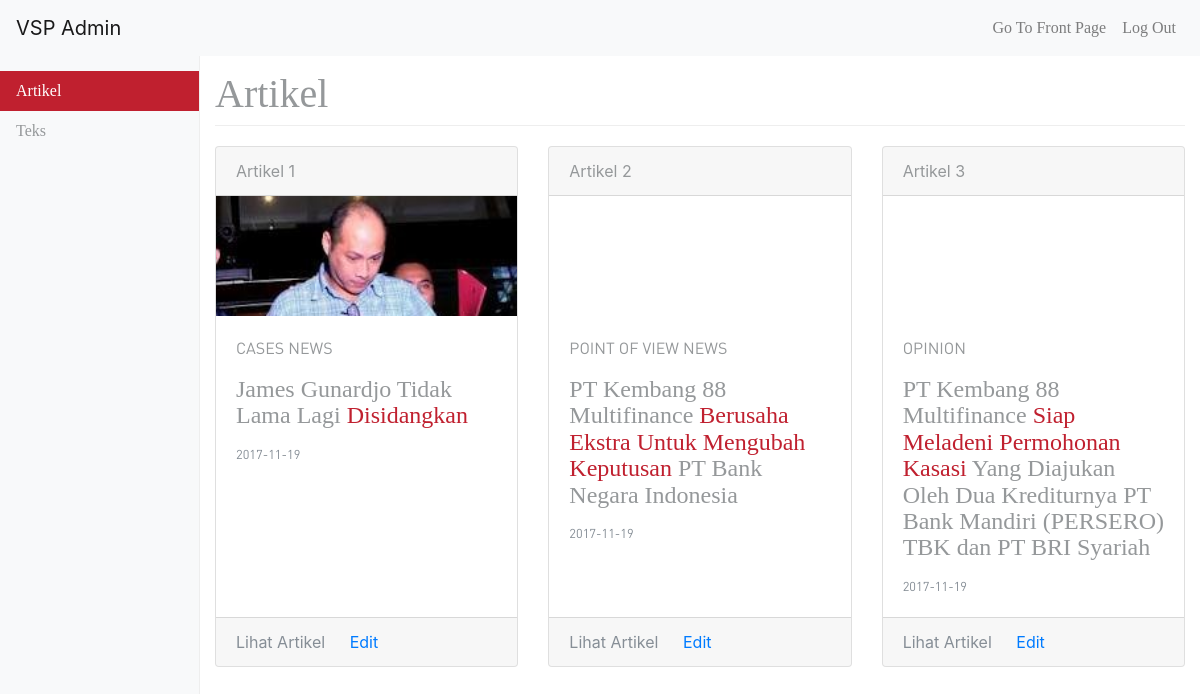
/admin/admin_artikel.php (signed in), run on an earlier commit of the app's database.
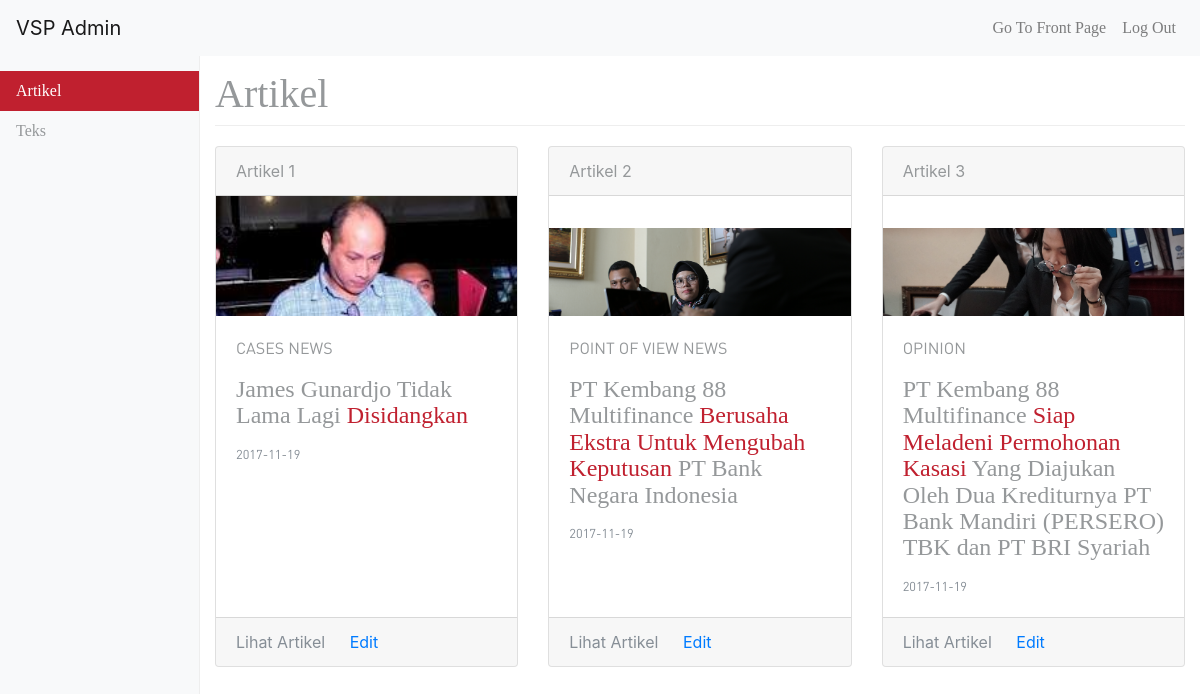
And on a later commit of the database.
### tables this page shows
CREATE TABLE `news` (
  `id_news` int(11) NOT NULL,
  `id_kategori` int(11) NOT NULL,
  `judul` varchar(255) NOT NULL,
  `header` mediumtext NOT NULL,
  `kolom1` mediumtext NOT NULL,
  `kolom2` mediumtext NOT NULL,
  `gambar` varchar(50) NOT NULL,
  `nomor` int(1) NOT NULL,
  `tgl_buat` date NOT NULL
);

CREATE TABLE `kategori` (
  `id_kategori` int(11) NOT NULL,
  `nama` varchar(25) NOT NULL
);

### admin/admin_artikel.php (the view, shortened to what this page needs)
<?php
include ("../session.php");
$query = "SELECT news.*, kategori.nama FROM news JOIN kategori ON news.id_kategori = kategori.id_kategori ORDER BY news.nomor ASC";
$news = mysqli_query($db, $query);
?>
<!DOCTYPE html>
<html lang="en">
<head>
    <link rel="stylesheet" href="../assets/css/bootstrap.min.css">
    <link rel="stylesheet" href="../assets/css/style.css">
    <link rel="stylesheet" href="../assets/css/admin.css">
</head>
<body>
    <header>
      <nav class="navbar navbar-expand-md navbar-light fixed-top bg-light">
        <a class="navbar-brand" href="#">VSP Admin</a>
        <div class="collapse navbar-collapse" id="navbarsExampleDefault">
          <ul class="navbar-nav ml-auto">
              <li class="nav-item">
                  <a href="../index.php" class="nav-link">Go To Front Page</a>
              </li>
            <li class="nav-item">
              <a class="nav-link" href="logout.php">Log Out</a>
            </li>
          </ul>
        </div>
      </nav>
    </header>
    <div class="container-fluid">
      <div class="row">
        <nav class="col-sm-3 col-md-2 d-none d-sm-block bg-light sidebar">
          <ul class="nav nav-pills flex-column">
            <li class="nav-item">
              <a class="nav-link active" href="admin_artikel.php">Artikel</a>
            </li>
            <li class="nav-item">
              <a class="nav-link" href="admin_texts.php">Teks</a>
            </li>
          </ul>
        </nav>
        <main role="main" class="col-sm-9 ml-sm-auto col-md-10 pt-3">
          <h1>
              Artikel
          </h1>
          <div class="card-deck">
              <?php
              while ($row = mysqli_fetch_assoc($news)) {
                  ?>
                  <div class="card">
                      <div class="card-header">Artikel <?php echo $row['id_kategori']; ?></div>
                      <div class="crop">
                          <img class="card-img-top" src="../assets/img/<?php echo $row['gambar'];?>" alt="Card image cap" style="bottom:-30px">
                      </div>
                      <div class="card-body">
                          <p class="card-text"><?php echo $row['nama']; ?></p>
                          <h4 class="card-title"><?php echo $row['judul']; ?></h4>
                          <p class="card-text"><small class="text-muted"><?php echo $row['tgl_buat'];?></small></p>
                      </div>
                      <div class="card-footer">
                          <a href="../news.php?id=<?php echo $row['id_news'];?>" class="card-link text-secondary">Lihat Artikel</a>
                          <a href="admin_artikel_edit.php?id=<?php echo $row['id_news'];?>" class="card-link">Edit</a>
                      </div>
                  </div>
              <?php
              }
              ?>
            </div>
        </main>
      </div>
    </div>
</body>
</html>

### assets/css/style.css (style rules this page uses)
body { margin: 0; padding: 0; color: #95989A; font-smooth: always; -webkit-font-smoothing: antialiased; -moz-osx-font-smoothing: grayscale; }
h1, h2, h3, h4, h5, .nav-link { font-family: Klavika-Regular; }
h6, p { font-family: DIN-Regular; }
.navbar { background: #fff; }
.red { color: #C0202F; font-family: Klavika-Bold; }
.card img.card-img-top { border: 0; border-radius: 0; max-height: 280px; }

### assets/css/admin.css (style rules this page uses)
body { padding: 3.5rem 0; }
h1 { padding-bottom: 9px; margin-bottom: 20px; border-bottom: 1px solid #eee; }
.sidebar { position: fixed; top: 51px; bottom: 0; left: 0; z-index: 1000; padding: 20px 0; overflow-x: hidden; overflow-y: auto; border-right: 1px solid #eee; }
.sidebar .nav { margin-bottom: 20px; }
.sidebar .nav-item { width: 100%; }
.sidebar .nav-item + .nav-item { margin-left: 0; }
.sidebar .nav-link { border-radius: 0; color: #95989A; }
.sidebar .nav-link.active { background-color: #C0202F; }
.crop { min-height: 120px; overflow: hidden; position: relative; }
.crop img { position: absolute; }

What changed in the data, as far as the page shows it:
changed news "POINT OF VIEW NEWS": gambar: picture added
changed news "OPINION": gambar: picture added
